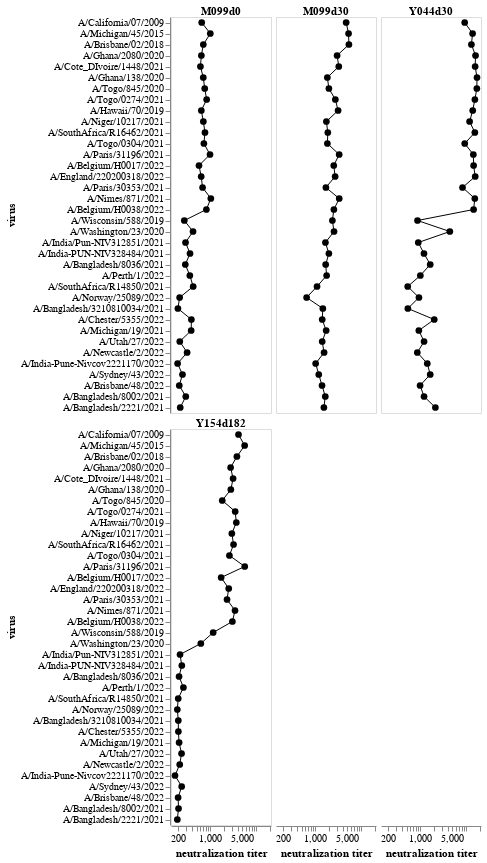

The notebook cell saved with this chart:
### Markdown cell above
Plot all the titers:

### Code cell
viruses = [v for v in viral_strain_plot_order if v in curvefits.allviruses]

virus_selection = alt.selection_point(fields=["virus"], on="mouseover", empty=False)

titers_chart = (
    alt.Chart(titers)
    .add_params(virus_selection)
    .encode(
        alt.X(
            "nt50",
            title="neutralization titer",
            scale=alt.Scale(nice=False, padding=4, type="log"),
            axis=alt.Axis(labelOverlap=True),
        ),
        alt.Y("virus", sort=viruses),
        alt.Facet(
            "serum",
            header=alt.Header(title=None, labelFontSize=11, labelFontStyle="bold", labelPadding=0),
            spacing=3,
            columns=3,
        ),
        color=alt.condition(virus_selection, alt.value("red"), alt.value("black")),
        tooltip=["serum", "virus", alt.Tooltip("nt50", title="NT50", format=".3g"), "n_replicates"],
    )
    .mark_line(point=True, size=1)
    .configure_axis(grid=False)
    .configure_point(size=45)
    .properties(
        height=alt.Step(11),
        width=100,
    )
)

titers_chart

### Figure 1 — Vega-Lite specification as saved in the notebook (floating-point values rounded to 4 significant figures; data arrays with more than 128 entries replaced by an {"elided": "..."} marker saying what was removed)
{"config": {"view": {"continuousWidth": 300, "continuousHeight": 300}, "axis": {"grid": false}, "point": {"size": 45}}, "data": {"name": "data-8e29d212ab73b5c720e4be0ea035ed33"}, "mark": {"type": "line", "point": true, "size": 1}, "encoding": {"color": {"condition": {"param": "param_5", "value": "red", "empty": false}, "value": "black"}, "facet": {"columns": 3, "field": "serum", "header": {"labelFontSize": 11, "labelFontStyle": "bold", "labelPadding": 0, "title": null}, "spacing": 3, "type": "nominal"}, "tooltip": [{"field": "serum", "type": "nominal"}, {"field": "virus", "type": "nominal"}, {"field": "nt50", "format": ".3g", "title": "NT50", "type": "quantitative"}, {"field": "n_replicates", "type": "quantitative"}], "x": {"axis": {"labelOverlap": true}, "field": "nt50", "scale": {"nice": false, "padding": 4, "type": "log"}, "title": "neutralization titer", "type": "quantitative"}, "y": {"field": "virus", "sort": ["A/California/07/2009", "A/Michigan/45/2015", "A/Brisbane/02/2018", "A/Ghana/2080/2020", "A/Cote_DIvoire/1448/2021", "A/Ghana/138/2020", "A/Togo/845/2020", "A/Togo/0274/2021", "A/Hawaii/70/2019", "A/Niger/10217/2021", "A/SouthAfrica/R16462/2021", "A/Togo/0304/2021", "A/Paris/31196/2021", "A/Belgium/H0017/2022", "A/England/220200318/2022", "A/Paris/30353/2021", "A/Nimes/871/2021", "A/Belgium/H0038/2022", "A/Wisconsin/588/2019", "A/Washington/23/2020", "A/India/Pun-NIV312851/2021", "A/India-PUN-NIV328484/2021", "A/Bangladesh/8036/2021", "A/Perth/1/2022", "A/SouthAfrica/R14850/2021", "A/Norway/25089/2022", "A/Bangladesh/3210810034/2021", "A/Chester/5355/2022", "A/Michigan/19/2021", "A/Utah/27/2022", "A/Newcastle/2/2022", "A/India-Pune-Nivcov2221170/2022", "A/Sydney/43/2022", "A/Brisbane/48/2022", "A/Bangladesh/8002/2021", "A/Bangladesh/2221/2021"], "type": "nominal"}}, "height": {"step": 11}, "params": [{"name": "param_5", "select": {"type": "point", "fields": ["virus"], "on": "mouseover"}}], "width": 100, "$schema": "https://vega.github.io/schema/vega-lite/v5.15.1.json", "datasets": {"data-8e29d212ab73b5c720e4be0ea035ed33": {"elided": "144 records"}}}
